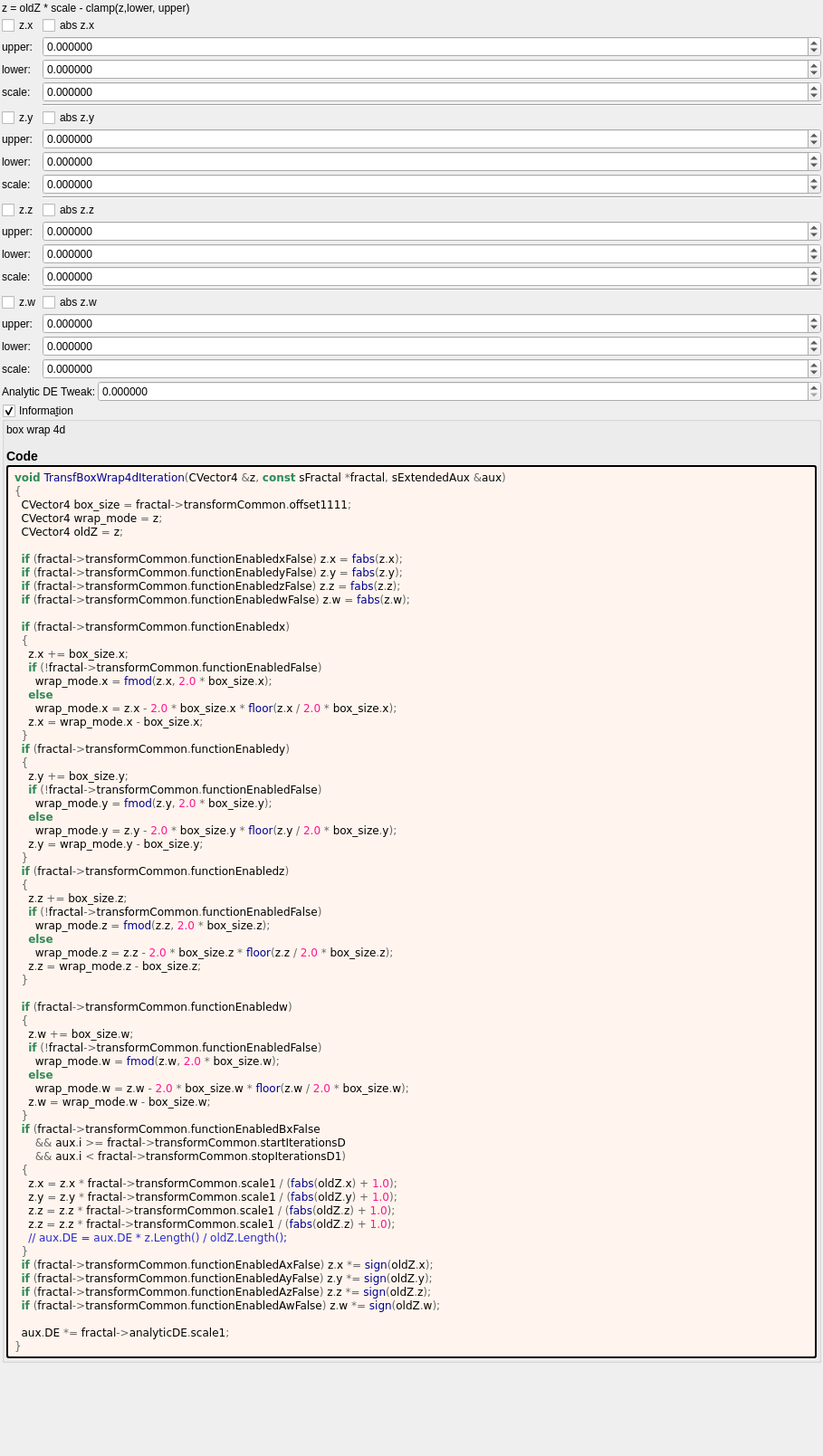
<?xml version="1.0" encoding="UTF-8"?>
<ui version="4.0">
 <class>Form</class>
 <widget class="QWidget" name="Form">
  <property name="geometry">
   <rect>
    <x>0</x>
    <y>0</y>
    <width>909</width>
    <height>1609</height>
   </rect>
  </property>
  <property name="windowTitle">
   <string notr="true">transf_box_wrap4d</string>
  </property>
  <layout class="QVBoxLayout" name="verticalLayout">
   <property name="spacing">
    <number>2</number>
   </property>
   <property name="leftMargin">
    <number>2</number>
   </property>
   <property name="topMargin">
    <number>2</number>
   </property>
   <property name="rightMargin">
    <number>2</number>
   </property>
   <property name="bottomMargin">
    <number>2</number>
   </property>
   <item>
    <widget class="QLabel" name="label_133">
     <property name="text">
      <string>z = oldZ * scale - clamp(z,lower, upper) </string>
     </property>
    </widget>
   </item>
   <item>
    <layout class="QGridLayout" name="gridLayout_81">
     <property name="spacing">
      <number>2</number>
     </property>
    </layout>
   </item>
   <item>
    <layout class="QGridLayout" name="gridLayout" columnstretch="0,0,1">
     <property name="spacing">
      <number>2</number>
     </property>
     <item row="5" column="1">
      <widget class="QLabel" name="label_114">
       <property name="text">
        <string>lower:</string>
       </property>
      </widget>
     </item>
     <item row="13" column="2">
      <widget class="MyCheckBox" name="checkBox_transf_function_enabledz_false">
       <property name="text">
        <string notr="true">abs z.z</string>
       </property>
      </widget>
     </item>
     <item row="12" column="2">
      <widget class="Line" name="line_2">
       <property name="orientation">
        <enum>Qt::Horizontal</enum>
       </property>
      </widget>
     </item>
     <item row="9" column="2">
      <widget class="MyDoubleSpinBox" name="spinbox4_transf_offset_1111_y">
       <property name="sizePolicy">
        <sizepolicy hsizetype="Minimum" vsizetype="Maximum">
         <horstretch>0</horstretch>
         <verstretch>0</verstretch>
        </sizepolicy>
       </property>
       <property name="prefix">
        <string/>
       </property>
       <property name="suffix">
        <string/>
       </property>
       <property name="decimals">
        <number>6</number>
       </property>
       <property name="minimum">
        <double>-99.989999999999995</double>
       </property>
       <property name="maximum">
        <double>99.989999999999995</double>
       </property>
       <property name="singleStep">
        <double>0.100000000000000</double>
       </property>
      </widget>
     </item>
     <item row="4" column="1">
      <widget class="QLabel" name="label_108">
       <property name="text">
        <string>upper:</string>
       </property>
      </widget>
     </item>
     <item row="16" column="1">
      <widget class="QLabel" name="label_119">
       <property name="text">
        <string>scale:</string>
       </property>
      </widget>
     </item>
     <item row="5" column="2">
      <widget class="MyDoubleSpinBox" name="spinbox4_transf_offset_neg_1111_x">
       <property name="sizePolicy">
        <sizepolicy hsizetype="Minimum" vsizetype="Maximum">
         <horstretch>0</horstretch>
         <verstretch>0</verstretch>
        </sizepolicy>
       </property>
       <property name="prefix">
        <string/>
       </property>
       <property name="suffix">
        <string/>
       </property>
       <property name="decimals">
        <number>6</number>
       </property>
       <property name="minimum">
        <double>-99.989999999999995</double>
       </property>
       <property name="maximum">
        <double>99.989999999999995</double>
       </property>
       <property name="singleStep">
        <double>0.100000000000000</double>
       </property>
      </widget>
     </item>
     <item row="6" column="2">
      <widget class="MyDoubleSpinBox" name="spinbox4_transf_scale_0000_x">
       <property name="sizePolicy">
        <sizepolicy hsizetype="Minimum" vsizetype="Maximum">
         <horstretch>0</horstretch>
         <verstretch>0</verstretch>
        </sizepolicy>
       </property>
       <property name="prefix">
        <string/>
       </property>
       <property name="suffix">
        <string/>
       </property>
       <property name="decimals">
        <number>6</number>
       </property>
       <property name="minimum">
        <double>-99.989999999999995</double>
       </property>
       <property name="maximum">
        <double>99.989999999999995</double>
       </property>
       <property name="singleStep">
        <double>0.100000000000000</double>
       </property>
      </widget>
     </item>
     <item row="18" column="2">
      <widget class="MyCheckBox" name="checkBox_transf_function_enabledw_false">
       <property name="text">
        <string notr="true">abs z.w</string>
       </property>
      </widget>
     </item>
     <item row="10" column="1">
      <widget class="QLabel" name="label_111">
       <property name="text">
        <string>lower:</string>
       </property>
      </widget>
     </item>
     <item row="3" column="1">
      <widget class="MyCheckBox" name="checkBox_transf_function_enabledx">
       <property name="text">
        <string notr="true">z.x</string>
       </property>
      </widget>
     </item>
     <item row="15" column="1">
      <widget class="QLabel" name="label_116">
       <property name="text">
        <string>lower:</string>
       </property>
      </widget>
     </item>
     <item row="8" column="1">
      <widget class="MyCheckBox" name="checkBox_transf_function_enabledy">
       <property name="text">
        <string notr="true">z.y</string>
       </property>
      </widget>
     </item>
     <item row="15" column="2">
      <widget class="MyDoubleSpinBox" name="spinbox4_transf_offset_neg_1111_z">
       <property name="sizePolicy">
        <sizepolicy hsizetype="Minimum" vsizetype="Maximum">
         <horstretch>0</horstretch>
         <verstretch>0</verstretch>
        </sizepolicy>
       </property>
       <property name="prefix">
        <string/>
       </property>
       <property name="suffix">
        <string/>
       </property>
       <property name="decimals">
        <number>6</number>
       </property>
       <property name="minimum">
        <double>-99.989999999999995</double>
       </property>
       <property name="maximum">
        <double>99.989999999999995</double>
       </property>
       <property name="singleStep">
        <double>0.100000000000000</double>
       </property>
      </widget>
     </item>
     <item row="18" column="1">
      <widget class="MyCheckBox" name="checkBox_transf_function_enabledw">
       <property name="text">
        <string notr="true">z.w</string>
       </property>
      </widget>
     </item>
     <item row="14" column="1">
      <widget class="QLabel" name="label_118">
       <property name="text">
        <string>upper:</string>
       </property>
      </widget>
     </item>
     <item row="10" column="2">
      <widget class="MyDoubleSpinBox" name="spinbox4_transf_offset_neg_1111_y">
       <property name="sizePolicy">
        <sizepolicy hsizetype="Minimum" vsizetype="Maximum">
         <horstretch>0</horstretch>
         <verstretch>0</verstretch>
        </sizepolicy>
       </property>
       <property name="prefix">
        <string/>
       </property>
       <property name="suffix">
        <string/>
       </property>
       <property name="decimals">
        <number>6</number>
       </property>
       <property name="minimum">
        <double>-99.989999999999995</double>
       </property>
       <property name="maximum">
        <double>99.989999999999995</double>
       </property>
       <property name="singleStep">
        <double>0.100000000000000</double>
       </property>
      </widget>
     </item>
     <item row="3" column="2">
      <widget class="MyCheckBox" name="checkBox_transf_function_enabledx_false">
       <property name="text">
        <string notr="true">abs z.x</string>
       </property>
      </widget>
     </item>
     <item row="4" column="2">
      <widget class="MyDoubleSpinBox" name="spinbox4_transf_offset_1111_x">
       <property name="sizePolicy">
        <sizepolicy hsizetype="Minimum" vsizetype="Maximum">
         <horstretch>0</horstretch>
         <verstretch>0</verstretch>
        </sizepolicy>
       </property>
       <property name="prefix">
        <string/>
       </property>
       <property name="suffix">
        <string/>
       </property>
       <property name="decimals">
        <number>6</number>
       </property>
       <property name="minimum">
        <double>-99.989999999999995</double>
       </property>
       <property name="maximum">
        <double>99.989999999999995</double>
       </property>
       <property name="singleStep">
        <double>0.100000000000000</double>
       </property>
      </widget>
     </item>
     <item row="20" column="2">
      <widget class="MyDoubleSpinBox" name="spinbox4_transf_offset_neg_1111_w">
       <property name="sizePolicy">
        <sizepolicy hsizetype="Minimum" vsizetype="Maximum">
         <horstretch>0</horstretch>
         <verstretch>0</verstretch>
        </sizepolicy>
       </property>
       <property name="prefix">
        <string/>
       </property>
       <property name="suffix">
        <string/>
       </property>
       <property name="decimals">
        <number>6</number>
       </property>
       <property name="minimum">
        <double>-99.989999999999995</double>
       </property>
       <property name="maximum">
        <double>99.989999999999995</double>
       </property>
       <property name="singleStep">
        <double>0.100000000000000</double>
       </property>
      </widget>
     </item>
     <item row="19" column="2">
      <widget class="MyDoubleSpinBox" name="spinbox4_transf_offset_1111_w">
       <property name="sizePolicy">
        <sizepolicy hsizetype="Minimum" vsizetype="Maximum">
         <horstretch>0</horstretch>
         <verstretch>0</verstretch>
        </sizepolicy>
       </property>
       <property name="prefix">
        <string/>
       </property>
       <property name="suffix">
        <string/>
       </property>
       <property name="decimals">
        <number>6</number>
       </property>
       <property name="minimum">
        <double>-99.989999999999995</double>
       </property>
       <property name="maximum">
        <double>99.989999999999995</double>
       </property>
       <property name="singleStep">
        <double>0.100000000000000</double>
       </property>
      </widget>
     </item>
     <item row="7" column="2">
      <widget class="Line" name="line">
       <property name="orientation">
        <enum>Qt::Horizontal</enum>
       </property>
      </widget>
     </item>
     <item row="21" column="2">
      <widget class="MyDoubleSpinBox" name="spinbox4_transf_scale_0000_w">
       <property name="sizePolicy">
        <sizepolicy hsizetype="Minimum" vsizetype="Maximum">
         <horstretch>0</horstretch>
         <verstretch>0</verstretch>
        </sizepolicy>
       </property>
       <property name="prefix">
        <string/>
       </property>
       <property name="suffix">
        <string/>
       </property>
       <property name="decimals">
        <number>6</number>
       </property>
       <property name="minimum">
        <double>-99.989999999999995</double>
       </property>
       <property name="maximum">
        <double>99.989999999999995</double>
       </property>
       <property name="singleStep">
        <double>0.100000000000000</double>
       </property>
      </widget>
     </item>
     <item row="9" column="1">
      <widget class="QLabel" name="label_117">
       <property name="text">
        <string>upper:</string>
       </property>
      </widget>
     </item>
     <item row="13" column="1">
      <widget class="MyCheckBox" name="checkBox_transf_function_enabledz">
       <property name="text">
        <string notr="true">z.z</string>
       </property>
      </widget>
     </item>
     <item row="6" column="1">
      <widget class="QLabel" name="label_115">
       <property name="text">
        <string>scale:</string>
       </property>
      </widget>
     </item>
     <item row="11" column="2">
      <widget class="MyDoubleSpinBox" name="spinbox4_transf_scale_0000_y">
       <property name="sizePolicy">
        <sizepolicy hsizetype="Minimum" vsizetype="Maximum">
         <horstretch>0</horstretch>
         <verstretch>0</verstretch>
        </sizepolicy>
       </property>
       <property name="prefix">
        <string/>
       </property>
       <property name="suffix">
        <string/>
       </property>
       <property name="decimals">
        <number>6</number>
       </property>
       <property name="minimum">
        <double>-99.989999999999995</double>
       </property>
       <property name="maximum">
        <double>99.989999999999995</double>
       </property>
       <property name="singleStep">
        <double>0.100000000000000</double>
       </property>
      </widget>
     </item>
     <item row="20" column="1">
      <widget class="QLabel" name="label_121">
       <property name="text">
        <string>lower:</string>
       </property>
      </widget>
     </item>
     <item row="8" column="2">
      <widget class="MyCheckBox" name="checkBox_transf_function_enabledy_false">
       <property name="text">
        <string notr="true">abs z.y</string>
       </property>
      </widget>
     </item>
     <item row="16" column="2">
      <widget class="MyDoubleSpinBox" name="spinbox4_transf_scale_0000_z">
       <property name="sizePolicy">
        <sizepolicy hsizetype="Minimum" vsizetype="Maximum">
         <horstretch>0</horstretch>
         <verstretch>0</verstretch>
        </sizepolicy>
       </property>
       <property name="prefix">
        <string/>
       </property>
       <property name="suffix">
        <string/>
       </property>
       <property name="decimals">
        <number>6</number>
       </property>
       <property name="minimum">
        <double>-99.989999999999995</double>
       </property>
       <property name="maximum">
        <double>99.989999999999995</double>
       </property>
       <property name="singleStep">
        <double>0.100000000000000</double>
       </property>
      </widget>
     </item>
     <item row="14" column="2">
      <widget class="MyDoubleSpinBox" name="spinbox4_transf_offset_1111_z">
       <property name="sizePolicy">
        <sizepolicy hsizetype="Minimum" vsizetype="Maximum">
         <horstretch>0</horstretch>
         <verstretch>0</verstretch>
        </sizepolicy>
       </property>
       <property name="prefix">
        <string/>
       </property>
       <property name="suffix">
        <string/>
       </property>
       <property name="decimals">
        <number>6</number>
       </property>
       <property name="minimum">
        <double>-99.989999999999995</double>
       </property>
       <property name="maximum">
        <double>99.989999999999995</double>
       </property>
       <property name="singleStep">
        <double>0.100000000000000</double>
       </property>
      </widget>
     </item>
     <item row="11" column="1">
      <widget class="QLabel" name="label_113">
       <property name="text">
        <string>scale:</string>
       </property>
      </widget>
     </item>
     <item row="21" column="1">
      <widget class="QLabel" name="label_124">
       <property name="text">
        <string>scale:</string>
       </property>
      </widget>
     </item>
     <item row="19" column="1">
      <widget class="QLabel" name="label_120">
       <property name="text">
        <string>upper:</string>
       </property>
      </widget>
     </item>
     <item row="17" column="2">
      <widget class="Line" name="line_3">
       <property name="orientation">
        <enum>Qt::Horizontal</enum>
       </property>
      </widget>
     </item>
    </layout>
   </item>
   <item>
    <layout class="QGridLayout" name="gridLayout_75" columnstretch="0,1">
     <property name="spacing">
      <number>2</number>
     </property>
     <item row="2" column="1">
      <widget class="MyDoubleSpinBox" name="spinbox_analyticDE_scale_1">
       <property name="sizePolicy">
        <sizepolicy hsizetype="Minimum" vsizetype="Maximum">
         <horstretch>0</horstretch>
         <verstretch>0</verstretch>
        </sizepolicy>
       </property>
       <property name="prefix">
        <string/>
       </property>
       <property name="suffix">
        <string/>
       </property>
       <property name="decimals">
        <number>6</number>
       </property>
       <property name="minimum">
        <double>0.000000000000000</double>
       </property>
       <property name="maximum">
        <double>99.989999999999995</double>
       </property>
       <property name="singleStep">
        <double>0.100000000000000</double>
       </property>
      </widget>
     </item>
     <item row="2" column="0">
      <widget class="QLabel" name="label_112">
       <property name="text">
        <string>Analytic DE Tweak:</string>
       </property>
      </widget>
     </item>
    </layout>
   </item>
   <item>
    <widget class="MyGroupBox" name="groupCheck_info">
     <property name="title">
      <string>Informa&amp;tion</string>
     </property>
     <property name="flat">
      <bool>false</bool>
     </property>
     <property name="checkable">
      <bool>true</bool>
     </property>
     <layout class="QVBoxLayout" name="verticalLayout_2">
      <property name="spacing">
       <number>2</number>
      </property>
      <property name="leftMargin">
       <number>2</number>
      </property>
      <property name="topMargin">
       <number>2</number>
      </property>
      <property name="rightMargin">
       <number>2</number>
      </property>
      <property name="bottomMargin">
       <number>2</number>
      </property>
      <item>
       <widget class="QLabel" name="label_information_general">
        <property name="text">
         <string notr="true">&lt;p&gt;box wrap 4d&lt;/p&gt;&lt;table&gt;
&lt;/table&gt;
&lt;h3&gt;Code&lt;/h3&gt;</string>
        </property>
        <property name="wordWrap">
         <bool>true</bool>
        </property>
        <property name="openExternalLinks">
         <bool>true</bool>
        </property>
        <property name="textInteractionFlags">
         <set>Qt::LinksAccessibleByMouse|Qt::TextSelectableByMouse</set>
        </property>
       </widget>
      </item>
      <item>
       <widget class="QLabel" name="label_code_content">
        <property name="styleSheet">
         <string notr="true">border-style: outset; border-width: 2px; border-radius: 3px; border-color: black; background-color: #fff5ee; padding: 4px;</string>
        </property>
        <property name="text">
         <string notr="true">&lt;body style=&quot;background-color:#fff5ee&quot;&gt;
&lt;pre style=&quot;color:#000000; background-color:#fff5ee;  font-family:'Courier New',monospace;&quot;&gt;&lt;span style=&quot;color:#2e8b57; font-weight:bold&quot;&gt;void&lt;/span&gt; &lt;span style=&quot;color:#00008f&quot;&gt;TransfBoxWrap4dIteration&lt;/span&gt;&lt;span style=&quot;color:#676767&quot;&gt;(&lt;/span&gt;CVector4 &lt;span style=&quot;color:#676767&quot;&gt;&amp;amp;&lt;/span&gt;z&lt;span style=&quot;color:#676767&quot;&gt;,&lt;/span&gt; &lt;span style=&quot;color:#2e8b57; font-weight:bold&quot;&gt;const&lt;/span&gt; sFractal &lt;span style=&quot;color:#676767&quot;&gt;*&lt;/span&gt;fractal&lt;span style=&quot;color:#676767&quot;&gt;,&lt;/span&gt; sExtendedAux &lt;span style=&quot;color:#676767&quot;&gt;&amp;amp;&lt;/span&gt;aux&lt;span style=&quot;color:#676767&quot;&gt;)&lt;/span&gt;
&lt;span style=&quot;color:#676767&quot;&gt;{&lt;/span&gt;
  CVector4 box_size &lt;span style=&quot;color:#676767&quot;&gt;=&lt;/span&gt; fractal&lt;span style=&quot;color:#676767&quot;&gt;-&amp;gt;&lt;/span&gt;transformCommon&lt;span style=&quot;color:#676767&quot;&gt;.&lt;/span&gt;offset1111&lt;span style=&quot;color:#676767&quot;&gt;;&lt;/span&gt;
  CVector4 wrap_mode &lt;span style=&quot;color:#676767&quot;&gt;=&lt;/span&gt; z&lt;span style=&quot;color:#676767&quot;&gt;;&lt;/span&gt;
  CVector4 oldZ &lt;span style=&quot;color:#676767&quot;&gt;=&lt;/span&gt; z&lt;span style=&quot;color:#676767&quot;&gt;;&lt;/span&gt;

  &lt;span style=&quot;color:#2e8b57; font-weight:bold&quot;&gt;if&lt;/span&gt; &lt;span style=&quot;color:#676767&quot;&gt;(&lt;/span&gt;fractal&lt;span style=&quot;color:#676767&quot;&gt;-&amp;gt;&lt;/span&gt;transformCommon&lt;span style=&quot;color:#676767&quot;&gt;.&lt;/span&gt;functionEnabledxFalse&lt;span style=&quot;color:#676767&quot;&gt;)&lt;/span&gt; z&lt;span style=&quot;color:#676767&quot;&gt;.&lt;/span&gt;x &lt;span style=&quot;color:#676767&quot;&gt;=&lt;/span&gt; &lt;span style=&quot;color:#00008f&quot;&gt;fabs&lt;/span&gt;&lt;span style=&quot;color:#676767&quot;&gt;(&lt;/span&gt;z&lt;span style=&quot;color:#676767&quot;&gt;.&lt;/span&gt;x&lt;span style=&quot;color:#676767&quot;&gt;);&lt;/span&gt;
  &lt;span style=&quot;color:#2e8b57; font-weight:bold&quot;&gt;if&lt;/span&gt; &lt;span style=&quot;color:#676767&quot;&gt;(&lt;/span&gt;fractal&lt;span style=&quot;color:#676767&quot;&gt;-&amp;gt;&lt;/span&gt;transformCommon&lt;span style=&quot;color:#676767&quot;&gt;.&lt;/span&gt;functionEnabledyFalse&lt;span style=&quot;color:#676767&quot;&gt;)&lt;/span&gt; z&lt;span style=&quot;color:#676767&quot;&gt;.&lt;/span&gt;y &lt;span style=&quot;color:#676767&quot;&gt;=&lt;/span&gt; &lt;span style=&quot;color:#00008f&quot;&gt;fabs&lt;/span&gt;&lt;span style=&quot;color:#676767&quot;&gt;(&lt;/span&gt;z&lt;span style=&quot;color:#676767&quot;&gt;.&lt;/span&gt;y&lt;span style=&quot;color:#676767&quot;&gt;);&lt;/span&gt;
  &lt;span style=&quot;color:#2e8b57; font-weight:bold&quot;&gt;if&lt;/span&gt; &lt;span style=&quot;color:#676767&quot;&gt;(&lt;/span&gt;fractal&lt;span style=&quot;color:#676767&quot;&gt;-&amp;gt;&lt;/span&gt;transformCommon&lt;span style=&quot;color:#676767&quot;&gt;.&lt;/span&gt;functionEnabledzFalse&lt;span style=&quot;color:#676767&quot;&gt;)&lt;/span&gt; z&lt;span style=&quot;color:#676767&quot;&gt;.&lt;/span&gt;z &lt;span style=&quot;color:#676767&quot;&gt;=&lt;/span&gt; &lt;span style=&quot;color:#00008f&quot;&gt;fabs&lt;/span&gt;&lt;span style=&quot;color:#676767&quot;&gt;(&lt;/span&gt;z&lt;span style=&quot;color:#676767&quot;&gt;.&lt;/span&gt;z&lt;span style=&quot;color:#676767&quot;&gt;);&lt;/span&gt;
  &lt;span style=&quot;color:#2e8b57; font-weight:bold&quot;&gt;if&lt;/span&gt; &lt;span style=&quot;color:#676767&quot;&gt;(&lt;/span&gt;fractal&lt;span style=&quot;color:#676767&quot;&gt;-&amp;gt;&lt;/span&gt;transformCommon&lt;span style=&quot;color:#676767&quot;&gt;.&lt;/span&gt;functionEnabledwFalse&lt;span style=&quot;color:#676767&quot;&gt;)&lt;/span&gt; z&lt;span style=&quot;color:#676767&quot;&gt;.&lt;/span&gt;w &lt;span style=&quot;color:#676767&quot;&gt;=&lt;/span&gt; &lt;span style=&quot;color:#00008f&quot;&gt;fabs&lt;/span&gt;&lt;span style=&quot;color:#676767&quot;&gt;(&lt;/span&gt;z&lt;span style=&quot;color:#676767&quot;&gt;.&lt;/span&gt;w&lt;span style=&quot;color:#676767&quot;&gt;);&lt;/span&gt;

  &lt;span style=&quot;color:#2e8b57; font-weight:bold&quot;&gt;if&lt;/span&gt; &lt;span style=&quot;color:#676767&quot;&gt;(&lt;/span&gt;fractal&lt;span style=&quot;color:#676767&quot;&gt;-&amp;gt;&lt;/span&gt;transformCommon&lt;span style=&quot;color:#676767&quot;&gt;.&lt;/span&gt;functionEnabledx&lt;span style=&quot;color:#676767&quot;&gt;)&lt;/span&gt;
  &lt;span style=&quot;color:#676767&quot;&gt;{&lt;/span&gt;
    z&lt;span style=&quot;color:#676767&quot;&gt;.&lt;/span&gt;x &lt;span style=&quot;color:#676767&quot;&gt;+=&lt;/span&gt; box_size&lt;span style=&quot;color:#676767&quot;&gt;.&lt;/span&gt;x&lt;span style=&quot;color:#676767&quot;&gt;;&lt;/span&gt;
    &lt;span style=&quot;color:#2e8b57; font-weight:bold&quot;&gt;if&lt;/span&gt; &lt;span style=&quot;color:#676767&quot;&gt;(!&lt;/span&gt;fractal&lt;span style=&quot;color:#676767&quot;&gt;-&amp;gt;&lt;/span&gt;transformCommon&lt;span style=&quot;color:#676767&quot;&gt;.&lt;/span&gt;functionEnabledFalse&lt;span style=&quot;color:#676767&quot;&gt;)&lt;/span&gt;
      wrap_mode&lt;span style=&quot;color:#676767&quot;&gt;.&lt;/span&gt;x &lt;span style=&quot;color:#676767&quot;&gt;=&lt;/span&gt; &lt;span style=&quot;color:#00008f&quot;&gt;fmod&lt;/span&gt;&lt;span style=&quot;color:#676767&quot;&gt;(&lt;/span&gt;z&lt;span style=&quot;color:#676767&quot;&gt;.&lt;/span&gt;x&lt;span style=&quot;color:#676767&quot;&gt;,&lt;/span&gt; &lt;span style=&quot;color:#ff1493&quot;&gt;2.0&lt;/span&gt; &lt;span style=&quot;color:#676767&quot;&gt;*&lt;/span&gt; box_size&lt;span style=&quot;color:#676767&quot;&gt;.&lt;/span&gt;x&lt;span style=&quot;color:#676767&quot;&gt;);&lt;/span&gt;
    &lt;span style=&quot;color:#2e8b57; font-weight:bold&quot;&gt;else&lt;/span&gt;
      wrap_mode&lt;span style=&quot;color:#676767&quot;&gt;.&lt;/span&gt;x &lt;span style=&quot;color:#676767&quot;&gt;=&lt;/span&gt; z&lt;span style=&quot;color:#676767&quot;&gt;.&lt;/span&gt;x &lt;span style=&quot;color:#676767&quot;&gt;-&lt;/span&gt; &lt;span style=&quot;color:#ff1493&quot;&gt;2.0&lt;/span&gt; &lt;span style=&quot;color:#676767&quot;&gt;*&lt;/span&gt; box_size&lt;span style=&quot;color:#676767&quot;&gt;.&lt;/span&gt;x &lt;span style=&quot;color:#676767&quot;&gt;*&lt;/span&gt; &lt;span style=&quot;color:#00008f&quot;&gt;floor&lt;/span&gt;&lt;span style=&quot;color:#676767&quot;&gt;(&lt;/span&gt;z&lt;span style=&quot;color:#676767&quot;&gt;.&lt;/span&gt;x &lt;span style=&quot;color:#676767&quot;&gt;/&lt;/span&gt; &lt;span style=&quot;color:#ff1493&quot;&gt;2.0&lt;/span&gt; &lt;span style=&quot;color:#676767&quot;&gt;*&lt;/span&gt; box_size&lt;span style=&quot;color:#676767&quot;&gt;.&lt;/span&gt;x&lt;span style=&quot;color:#676767&quot;&gt;);&lt;/span&gt;
    z&lt;span style=&quot;color:#676767&quot;&gt;.&lt;/span&gt;x &lt;span style=&quot;color:#676767&quot;&gt;=&lt;/span&gt; wrap_mode&lt;span style=&quot;color:#676767&quot;&gt;.&lt;/span&gt;x &lt;span style=&quot;color:#676767&quot;&gt;-&lt;/span&gt; box_size&lt;span style=&quot;color:#676767&quot;&gt;.&lt;/span&gt;x&lt;span style=&quot;color:#676767&quot;&gt;;&lt;/span&gt;
  &lt;span style=&quot;color:#676767&quot;&gt;}&lt;/span&gt;
  &lt;span style=&quot;color:#2e8b57; font-weight:bold&quot;&gt;if&lt;/span&gt; &lt;span style=&quot;color:#676767&quot;&gt;(&lt;/span&gt;fractal&lt;span style=&quot;color:#676767&quot;&gt;-&amp;gt;&lt;/span&gt;transformCommon&lt;span style=&quot;color:#676767&quot;&gt;.&lt;/span&gt;functionEnabledy&lt;span style=&quot;color:#676767&quot;&gt;)&lt;/span&gt;
  &lt;span style=&quot;color:#676767&quot;&gt;{&lt;/span&gt;
    z&lt;span style=&quot;color:#676767&quot;&gt;.&lt;/span&gt;y &lt;span style=&quot;color:#676767&quot;&gt;+=&lt;/span&gt; box_size&lt;span style=&quot;color:#676767&quot;&gt;.&lt;/span&gt;y&lt;span style=&quot;color:#676767&quot;&gt;;&lt;/span&gt;
    &lt;span style=&quot;color:#2e8b57; font-weight:bold&quot;&gt;if&lt;/span&gt; &lt;span style=&quot;color:#676767&quot;&gt;(!&lt;/span&gt;fractal&lt;span style=&quot;color:#676767&quot;&gt;-&amp;gt;&lt;/span&gt;transformCommon&lt;span style=&quot;color:#676767&quot;&gt;.&lt;/span&gt;functionEnabledFalse&lt;span style=&quot;color:#676767&quot;&gt;)&lt;/span&gt;
      wrap_mode&lt;span style=&quot;color:#676767&quot;&gt;.&lt;/span&gt;y &lt;span style=&quot;color:#676767&quot;&gt;=&lt;/span&gt; &lt;span style=&quot;color:#00008f&quot;&gt;fmod&lt;/span&gt;&lt;span style=&quot;color:#676767&quot;&gt;(&lt;/span&gt;z&lt;span style=&quot;color:#676767&quot;&gt;.&lt;/span&gt;y&lt;span style=&quot;color:#676767&quot;&gt;,&lt;/span&gt; &lt;span style=&quot;color:#ff1493&quot;&gt;2.0&lt;/span&gt; &lt;span style=&quot;color:#676767&quot;&gt;*&lt;/span&gt; box_size&lt;span style=&quot;color:#676767&quot;&gt;.&lt;/span&gt;y&lt;span style=&quot;color:#676767&quot;&gt;);&lt;/span&gt;
    &lt;span style=&quot;color:#2e8b57; font-weight:bold&quot;&gt;else&lt;/span&gt;
      wrap_mode&lt;span style=&quot;color:#676767&quot;&gt;.&lt;/span&gt;y &lt;span style=&quot;color:#676767&quot;&gt;=&lt;/span&gt; z&lt;span style=&quot;color:#676767&quot;&gt;.&lt;/span&gt;y &lt;span style=&quot;color:#676767&quot;&gt;-&lt;/span&gt; &lt;span style=&quot;color:#ff1493&quot;&gt;2.0&lt;/span&gt; &lt;span style=&quot;color:#676767&quot;&gt;*&lt;/span&gt; box_size&lt;span style=&quot;color:#676767&quot;&gt;.&lt;/span&gt;y &lt;span style=&quot;color:#676767&quot;&gt;*&lt;/span&gt; &lt;span style=&quot;color:#00008f&quot;&gt;floor&lt;/span&gt;&lt;span style=&quot;color:#676767&quot;&gt;(&lt;/span&gt;z&lt;span style=&quot;color:#676767&quot;&gt;.&lt;/span&gt;y &lt;span style=&quot;color:#676767&quot;&gt;/&lt;/span&gt; &lt;span style=&quot;color:#ff1493&quot;&gt;2.0&lt;/span&gt; &lt;span style=&quot;color:#676767&quot;&gt;*&lt;/span&gt; box_size&lt;span style=&quot;color:#676767&quot;&gt;.&lt;/span&gt;y&lt;span style=&quot;color:#676767&quot;&gt;);&lt;/span&gt;
    z&lt;span style=&quot;color:#676767&quot;&gt;.&lt;/span&gt;y &lt;span style=&quot;color:#676767&quot;&gt;=&lt;/span&gt; wrap_mode&lt;span style=&quot;color:#676767&quot;&gt;.&lt;/span&gt;y &lt;span style=&quot;color:#676767&quot;&gt;-&lt;/span&gt; box_size&lt;span style=&quot;color:#676767&quot;&gt;.&lt;/span&gt;y&lt;span style=&quot;color:#676767&quot;&gt;;&lt;/span&gt;
  &lt;span style=&quot;color:#676767&quot;&gt;}&lt;/span&gt;
  &lt;span style=&quot;color:#2e8b57; font-weight:bold&quot;&gt;if&lt;/span&gt; &lt;span style=&quot;color:#676767&quot;&gt;(&lt;/span&gt;fractal&lt;span style=&quot;color:#676767&quot;&gt;-&amp;gt;&lt;/span&gt;transformCommon&lt;span style=&quot;color:#676767&quot;&gt;.&lt;/span&gt;functionEnabledz&lt;span style=&quot;color:#676767&quot;&gt;)&lt;/span&gt;
  &lt;span style=&quot;color:#676767&quot;&gt;{&lt;/span&gt;
    z&lt;span style=&quot;color:#676767&quot;&gt;.&lt;/span&gt;z &lt;span style=&quot;color:#676767&quot;&gt;+=&lt;/span&gt; box_size&lt;span style=&quot;color:#676767&quot;&gt;.&lt;/span&gt;z&lt;span style=&quot;color:#676767&quot;&gt;;&lt;/span&gt;
    &lt;span style=&quot;color:#2e8b57; font-weight:bold&quot;&gt;if&lt;/span&gt; &lt;span style=&quot;color:#676767&quot;&gt;(!&lt;/span&gt;fractal&lt;span style=&quot;color:#676767&quot;&gt;-&amp;gt;&lt;/span&gt;transformCommon&lt;span style=&quot;color:#676767&quot;&gt;.&lt;/span&gt;functionEnabledFalse&lt;span style=&quot;color:#676767&quot;&gt;)&lt;/span&gt;
      wrap_mode&lt;span style=&quot;color:#676767&quot;&gt;.&lt;/span&gt;z &lt;span style=&quot;color:#676767&quot;&gt;=&lt;/span&gt; &lt;span style=&quot;color:#00008f&quot;&gt;fmod&lt;/span&gt;&lt;span style=&quot;color:#676767&quot;&gt;(&lt;/span&gt;z&lt;span style=&quot;color:#676767&quot;&gt;.&lt;/span&gt;z&lt;span style=&quot;color:#676767&quot;&gt;,&lt;/span&gt; &lt;span style=&quot;color:#ff1493&quot;&gt;2.0&lt;/span&gt; &lt;span style=&quot;color:#676767&quot;&gt;*&lt;/span&gt; box_size&lt;span style=&quot;color:#676767&quot;&gt;.&lt;/span&gt;z&lt;span style=&quot;color:#676767&quot;&gt;);&lt;/span&gt;
    &lt;span style=&quot;color:#2e8b57; font-weight:bold&quot;&gt;else&lt;/span&gt;
      wrap_mode&lt;span style=&quot;color:#676767&quot;&gt;.&lt;/span&gt;z &lt;span style=&quot;color:#676767&quot;&gt;=&lt;/span&gt; z&lt;span style=&quot;color:#676767&quot;&gt;.&lt;/span&gt;z &lt;span style=&quot;color:#676767&quot;&gt;-&lt;/span&gt; &lt;span style=&quot;color:#ff1493&quot;&gt;2.0&lt;/span&gt; &lt;span style=&quot;color:#676767&quot;&gt;*&lt;/span&gt; box_size&lt;span style=&quot;color:#676767&quot;&gt;.&lt;/span&gt;z &lt;span style=&quot;color:#676767&quot;&gt;*&lt;/span&gt; &lt;span style=&quot;color:#00008f&quot;&gt;floor&lt;/span&gt;&lt;span style=&quot;color:#676767&quot;&gt;(&lt;/span&gt;z&lt;span style=&quot;color:#676767&quot;&gt;.&lt;/span&gt;z &lt;span style=&quot;color:#676767&quot;&gt;/&lt;/span&gt; &lt;span style=&quot;color:#ff1493&quot;&gt;2.0&lt;/span&gt; &lt;span style=&quot;color:#676767&quot;&gt;*&lt;/span&gt; box_size&lt;span style=&quot;color:#676767&quot;&gt;.&lt;/span&gt;z&lt;span style=&quot;color:#676767&quot;&gt;);&lt;/span&gt;
    z&lt;span style=&quot;color:#676767&quot;&gt;.&lt;/span&gt;z &lt;span style=&quot;color:#676767&quot;&gt;=&lt;/span&gt; wrap_mode&lt;span style=&quot;color:#676767&quot;&gt;.&lt;/span&gt;z &lt;span style=&quot;color:#676767&quot;&gt;-&lt;/span&gt; box_size&lt;span style=&quot;color:#676767&quot;&gt;.&lt;/span&gt;z&lt;span style=&quot;color:#676767&quot;&gt;;&lt;/span&gt;
  &lt;span style=&quot;color:#676767&quot;&gt;}&lt;/span&gt;

  &lt;span style=&quot;color:#2e8b57; font-weight:bold&quot;&gt;if&lt;/span&gt; &lt;span style=&quot;color:#676767&quot;&gt;(&lt;/span&gt;fractal&lt;span style=&quot;color:#676767&quot;&gt;-&amp;gt;&lt;/span&gt;transformCommon&lt;span style=&quot;color:#676767&quot;&gt;.&lt;/span&gt;functionEnabledw&lt;span style=&quot;color:#676767&quot;&gt;)&lt;/span&gt;
  &lt;span style=&quot;color:#676767&quot;&gt;{&lt;/span&gt;
    z&lt;span style=&quot;color:#676767&quot;&gt;.&lt;/span&gt;w &lt;span style=&quot;color:#676767&quot;&gt;+=&lt;/span&gt; box_size&lt;span style=&quot;color:#676767&quot;&gt;.&lt;/span&gt;w&lt;span style=&quot;color:#676767&quot;&gt;;&lt;/span&gt;
    &lt;span style=&quot;color:#2e8b57; font-weight:bold&quot;&gt;if&lt;/span&gt; &lt;span style=&quot;color:#676767&quot;&gt;(!&lt;/span&gt;fractal&lt;span style=&quot;color:#676767&quot;&gt;-&amp;gt;&lt;/span&gt;transformCommon&lt;span style=&quot;color:#676767&quot;&gt;.&lt;/span&gt;functionEnabledFalse&lt;span style=&quot;color:#676767&quot;&gt;)&lt;/span&gt;
      wrap_mode&lt;span style=&quot;color:#676767&quot;&gt;.&lt;/span&gt;w &lt;span style=&quot;color:#676767&quot;&gt;=&lt;/span&gt; &lt;span style=&quot;color:#00008f&quot;&gt;fmod&lt;/span&gt;&lt;span style=&quot;color:#676767&quot;&gt;(&lt;/span&gt;z&lt;span style=&quot;color:#676767&quot;&gt;.&lt;/span&gt;w&lt;span style=&quot;color:#676767&quot;&gt;,&lt;/span&gt; &lt;span style=&quot;color:#ff1493&quot;&gt;2.0&lt;/span&gt; &lt;span style=&quot;color:#676767&quot;&gt;*&lt;/span&gt; box_size&lt;span style=&quot;color:#676767&quot;&gt;.&lt;/span&gt;w&lt;span style=&quot;color:#676767&quot;&gt;);&lt;/span&gt;
    &lt;span style=&quot;color:#2e8b57; font-weight:bold&quot;&gt;else&lt;/span&gt;
      wrap_mode&lt;span style=&quot;color:#676767&quot;&gt;.&lt;/span&gt;w &lt;span style=&quot;color:#676767&quot;&gt;=&lt;/span&gt; z&lt;span style=&quot;color:#676767&quot;&gt;.&lt;/span&gt;w &lt;span style=&quot;color:#676767&quot;&gt;-&lt;/span&gt; &lt;span style=&quot;color:#ff1493&quot;&gt;2.0&lt;/span&gt; &lt;span style=&quot;color:#676767&quot;&gt;*&lt;/span&gt; box_size&lt;span style=&quot;color:#676767&quot;&gt;.&lt;/span&gt;w &lt;span style=&quot;color:#676767&quot;&gt;*&lt;/span&gt; &lt;span style=&quot;color:#00008f&quot;&gt;floor&lt;/span&gt;&lt;span style=&quot;color:#676767&quot;&gt;(&lt;/span&gt;z&lt;span style=&quot;color:#676767&quot;&gt;.&lt;/span&gt;w &lt;span style=&quot;color:#676767&quot;&gt;/&lt;/span&gt; &lt;span style=&quot;color:#ff1493&quot;&gt;2.0&lt;/span&gt; &lt;span style=&quot;color:#676767&quot;&gt;*&lt;/span&gt; box_size&lt;span style=&quot;color:#676767&quot;&gt;.&lt;/span&gt;w&lt;span style=&quot;color:#676767&quot;&gt;);&lt;/span&gt;
    z&lt;span style=&quot;color:#676767&quot;&gt;.&lt;/span&gt;w &lt;span style=&quot;color:#676767&quot;&gt;=&lt;/span&gt; wrap_mode&lt;span style=&quot;color:#676767&quot;&gt;.&lt;/span&gt;w &lt;span style=&quot;color:#676767&quot;&gt;-&lt;/span&gt; box_size&lt;span style=&quot;color:#676767&quot;&gt;.&lt;/span&gt;w&lt;span style=&quot;color:#676767&quot;&gt;;&lt;/span&gt;
  &lt;span style=&quot;color:#676767&quot;&gt;}&lt;/span&gt;
  &lt;span style=&quot;color:#2e8b57; font-weight:bold&quot;&gt;if&lt;/span&gt; &lt;span style=&quot;color:#676767&quot;&gt;(&lt;/span&gt;fractal&lt;span style=&quot;color:#676767&quot;&gt;-&amp;gt;&lt;/span&gt;transformCommon&lt;span style=&quot;color:#676767&quot;&gt;.&lt;/span&gt;functionEnabledBxFalse
      &lt;span style=&quot;color:#676767&quot;&gt;&amp;amp;&amp;amp;&lt;/span&gt; aux&lt;span style=&quot;color:#676767&quot;&gt;.&lt;/span&gt;i &lt;span style=&quot;color:#676767&quot;&gt;&amp;gt;=&lt;/span&gt; fractal&lt;span style=&quot;color:#676767&quot;&gt;-&amp;gt;&lt;/span&gt;transformCommon&lt;span style=&quot;color:#676767&quot;&gt;.&lt;/span&gt;startIterationsD
      &lt;span style=&quot;color:#676767&quot;&gt;&amp;amp;&amp;amp;&lt;/span&gt; aux&lt;span style=&quot;color:#676767&quot;&gt;.&lt;/span&gt;i &lt;span style=&quot;color:#676767&quot;&gt;&amp;lt;&lt;/span&gt; fractal&lt;span style=&quot;color:#676767&quot;&gt;-&amp;gt;&lt;/span&gt;transformCommon&lt;span style=&quot;color:#676767&quot;&gt;.&lt;/span&gt;stopIterationsD1&lt;span style=&quot;color:#676767&quot;&gt;)&lt;/span&gt;
  &lt;span style=&quot;color:#676767&quot;&gt;{&lt;/span&gt;
    z&lt;span style=&quot;color:#676767&quot;&gt;.&lt;/span&gt;x &lt;span style=&quot;color:#676767&quot;&gt;=&lt;/span&gt; z&lt;span style=&quot;color:#676767&quot;&gt;.&lt;/span&gt;x &lt;span style=&quot;color:#676767&quot;&gt;*&lt;/span&gt; fractal&lt;span style=&quot;color:#676767&quot;&gt;-&amp;gt;&lt;/span&gt;transformCommon&lt;span style=&quot;color:#676767&quot;&gt;.&lt;/span&gt;scale1 &lt;span style=&quot;color:#676767&quot;&gt;/ (&lt;/span&gt;&lt;span style=&quot;color:#00008f&quot;&gt;fabs&lt;/span&gt;&lt;span style=&quot;color:#676767&quot;&gt;(&lt;/span&gt;oldZ&lt;span style=&quot;color:#676767&quot;&gt;.&lt;/span&gt;x&lt;span style=&quot;color:#676767&quot;&gt;) +&lt;/span&gt; &lt;span style=&quot;color:#ff1493&quot;&gt;1.0&lt;/span&gt;&lt;span style=&quot;color:#676767&quot;&gt;);&lt;/span&gt;
    z&lt;span style=&quot;color:#676767&quot;&gt;.&lt;/span&gt;y &lt;span style=&quot;color:#676767&quot;&gt;=&lt;/span&gt; z&lt;span style=&quot;color:#676767&quot;&gt;.&lt;/span&gt;y &lt;span style=&quot;color:#676767&quot;&gt;*&lt;/span&gt; fractal&lt;span style=&quot;color:#676767&quot;&gt;-&amp;gt;&lt;/span&gt;transformCommon&lt;span style=&quot;color:#676767&quot;&gt;.&lt;/span&gt;scale1 &lt;span style=&quot;color:#676767&quot;&gt;/ (&lt;/span&gt;&lt;span style=&quot;color:#00008f&quot;&gt;fabs&lt;/span&gt;&lt;span style=&quot;color:#676767&quot;&gt;(&lt;/span&gt;oldZ&lt;span style=&quot;color:#676767&quot;&gt;.&lt;/span&gt;y&lt;span style=&quot;color:#676767&quot;&gt;) +&lt;/span&gt; &lt;span style=&quot;color:#ff1493&quot;&gt;1.0&lt;/span&gt;&lt;span style=&quot;color:#676767&quot;&gt;);&lt;/span&gt;
    z&lt;span style=&quot;color:#676767&quot;&gt;.&lt;/span&gt;z &lt;span style=&quot;color:#676767&quot;&gt;=&lt;/span&gt; z&lt;span style=&quot;color:#676767&quot;&gt;.&lt;/span&gt;z &lt;span style=&quot;color:#676767&quot;&gt;*&lt;/span&gt; fractal&lt;span style=&quot;color:#676767&quot;&gt;-&amp;gt;&lt;/span&gt;transformCommon&lt;span style=&quot;color:#676767&quot;&gt;.&lt;/span&gt;scale1 &lt;span style=&quot;color:#676767&quot;&gt;/ (&lt;/span&gt;&lt;span style=&quot;color:#00008f&quot;&gt;fabs&lt;/span&gt;&lt;span style=&quot;color:#676767&quot;&gt;(&lt;/span&gt;oldZ&lt;span style=&quot;color:#676767&quot;&gt;.&lt;/span&gt;z&lt;span style=&quot;color:#676767&quot;&gt;) +&lt;/span&gt; &lt;span style=&quot;color:#ff1493&quot;&gt;1.0&lt;/span&gt;&lt;span style=&quot;color:#676767&quot;&gt;);&lt;/span&gt;
    z&lt;span style=&quot;color:#676767&quot;&gt;.&lt;/span&gt;z &lt;span style=&quot;color:#676767&quot;&gt;=&lt;/span&gt; z&lt;span style=&quot;color:#676767&quot;&gt;.&lt;/span&gt;z &lt;span style=&quot;color:#676767&quot;&gt;*&lt;/span&gt; fractal&lt;span style=&quot;color:#676767&quot;&gt;-&amp;gt;&lt;/span&gt;transformCommon&lt;span style=&quot;color:#676767&quot;&gt;.&lt;/span&gt;scale1 &lt;span style=&quot;color:#676767&quot;&gt;/ (&lt;/span&gt;&lt;span style=&quot;color:#00008f&quot;&gt;fabs&lt;/span&gt;&lt;span style=&quot;color:#676767&quot;&gt;(&lt;/span&gt;oldZ&lt;span style=&quot;color:#676767&quot;&gt;.&lt;/span&gt;z&lt;span style=&quot;color:#676767&quot;&gt;) +&lt;/span&gt; &lt;span style=&quot;color:#ff1493&quot;&gt;1.0&lt;/span&gt;&lt;span style=&quot;color:#676767&quot;&gt;);&lt;/span&gt;
    &lt;span style=&quot;color:#2929cc&quot;&gt;// aux.DE = aux.DE * z.Length() / oldZ.Length();&lt;/span&gt;
  &lt;span style=&quot;color:#676767&quot;&gt;}&lt;/span&gt;
  &lt;span style=&quot;color:#2e8b57; font-weight:bold&quot;&gt;if&lt;/span&gt; &lt;span style=&quot;color:#676767&quot;&gt;(&lt;/span&gt;fractal&lt;span style=&quot;color:#676767&quot;&gt;-&amp;gt;&lt;/span&gt;transformCommon&lt;span style=&quot;color:#676767&quot;&gt;.&lt;/span&gt;functionEnabledAxFalse&lt;span style=&quot;color:#676767&quot;&gt;)&lt;/span&gt; z&lt;span style=&quot;color:#676767&quot;&gt;.&lt;/span&gt;x &lt;span style=&quot;color:#676767&quot;&gt;*=&lt;/span&gt; &lt;span style=&quot;color:#00008f&quot;&gt;sign&lt;/span&gt;&lt;span style=&quot;color:#676767&quot;&gt;(&lt;/span&gt;oldZ&lt;span style=&quot;color:#676767&quot;&gt;.&lt;/span&gt;x&lt;span style=&quot;color:#676767&quot;&gt;);&lt;/span&gt;
  &lt;span style=&quot;color:#2e8b57; font-weight:bold&quot;&gt;if&lt;/span&gt; &lt;span style=&quot;color:#676767&quot;&gt;(&lt;/span&gt;fractal&lt;span style=&quot;color:#676767&quot;&gt;-&amp;gt;&lt;/span&gt;transformCommon&lt;span style=&quot;color:#676767&quot;&gt;.&lt;/span&gt;functionEnabledAyFalse&lt;span style=&quot;color:#676767&quot;&gt;)&lt;/span&gt; z&lt;span style=&quot;color:#676767&quot;&gt;.&lt;/span&gt;y &lt;span style=&quot;color:#676767&quot;&gt;*=&lt;/span&gt; &lt;span style=&quot;color:#00008f&quot;&gt;sign&lt;/span&gt;&lt;span style=&quot;color:#676767&quot;&gt;(&lt;/span&gt;oldZ&lt;span style=&quot;color:#676767&quot;&gt;.&lt;/span&gt;y&lt;span style=&quot;color:#676767&quot;&gt;);&lt;/span&gt;
  &lt;span style=&quot;color:#2e8b57; font-weight:bold&quot;&gt;if&lt;/span&gt; &lt;span style=&quot;color:#676767&quot;&gt;(&lt;/span&gt;fractal&lt;span style=&quot;color:#676767&quot;&gt;-&amp;gt;&lt;/span&gt;transformCommon&lt;span style=&quot;color:#676767&quot;&gt;.&lt;/span&gt;functionEnabledAzFalse&lt;span style=&quot;color:#676767&quot;&gt;)&lt;/span&gt; z&lt;span style=&quot;color:#676767&quot;&gt;.&lt;/span&gt;z &lt;span style=&quot;color:#676767&quot;&gt;*=&lt;/span&gt; &lt;span style=&quot;color:#00008f&quot;&gt;sign&lt;/span&gt;&lt;span style=&quot;color:#676767&quot;&gt;(&lt;/span&gt;oldZ&lt;span style=&quot;color:#676767&quot;&gt;.&lt;/span&gt;z&lt;span style=&quot;color:#676767&quot;&gt;);&lt;/span&gt;
  &lt;span style=&quot;color:#2e8b57; font-weight:bold&quot;&gt;if&lt;/span&gt; &lt;span style=&quot;color:#676767&quot;&gt;(&lt;/span&gt;fractal&lt;span style=&quot;color:#676767&quot;&gt;-&amp;gt;&lt;/span&gt;transformCommon&lt;span style=&quot;color:#676767&quot;&gt;.&lt;/span&gt;functionEnabledAwFalse&lt;span style=&quot;color:#676767&quot;&gt;)&lt;/span&gt; z&lt;span style=&quot;color:#676767&quot;&gt;.&lt;/span&gt;w &lt;span style=&quot;color:#676767&quot;&gt;*=&lt;/span&gt; &lt;span style=&quot;color:#00008f&quot;&gt;sign&lt;/span&gt;&lt;span style=&quot;color:#676767&quot;&gt;(&lt;/span&gt;oldZ&lt;span style=&quot;color:#676767&quot;&gt;.&lt;/span&gt;w&lt;span style=&quot;color:#676767&quot;&gt;);&lt;/span&gt;

  aux&lt;span style=&quot;color:#676767&quot;&gt;.&lt;/span&gt;DE &lt;span style=&quot;color:#676767&quot;&gt;*=&lt;/span&gt; fractal&lt;span style=&quot;color:#676767&quot;&gt;-&amp;gt;&lt;/span&gt;analyticDE&lt;span style=&quot;color:#676767&quot;&gt;.&lt;/span&gt;scale1&lt;span style=&quot;color:#676767&quot;&gt;;&lt;/span&gt;
&lt;span style=&quot;color:#676767&quot;&gt;}&lt;/span&gt;
&lt;/pre&gt;
&lt;/body&gt;</string>
        </property>
        <property name="wordWrap">
         <bool>true</bool>
        </property>
        <property name="openExternalLinks">
         <bool>true</bool>
        </property>
        <property name="textInteractionFlags">
         <set>Qt::LinksAccessibleByMouse|Qt::TextSelectableByMouse</set>
        </property>
       </widget>
      </item>
     </layout>
    </widget>
   </item>
   <item>
    <spacer name="verticalSpacer">
     <property name="orientation">
      <enum>Qt::Vertical</enum>
     </property>
     <property name="sizeHint" stdset="0">
      <size>
       <width>20</width>
       <height>40</height>
      </size>
     </property>
    </spacer>
   </item>
  </layout>
 </widget>
 <customwidgets>
  <customwidget>
   <class>MyDoubleSpinBox</class>
   <extends>QDoubleSpinBox</extends>
   <header>my_double_spin_box.h</header>
  </customwidget>
  <customwidget>
   <class>MyGroupBox</class>
   <extends>QGroupBox</extends>
   <header>my_group_box.h</header>
   <container>1</container>
  </customwidget>
  <customwidget>
   <class>MyCheckBox</class>
   <extends>QCheckBox</extends>
   <header>my_check_box.h</header>
  </customwidget>
 </customwidgets>
 <tabstops>
  <tabstop>spinbox4_transf_offset_1111_x</tabstop>
  <tabstop>spinbox4_transf_offset_1111_y</tabstop>
  <tabstop>groupCheck_info</tabstop>
 </tabstops>
 <resources/>
 <connections>
  <connection>
   <sender>checkBox_transf_function_enabledx</sender>
   <signal>toggled(bool)</signal>
   <receiver>spinbox4_transf_offset_1111_x</receiver>
   <slot>setEnabled(bool)</slot>
   <hints>
    <hint type="sourcelabel">
     <x>268</x>
     <y>69</y>
    </hint>
    <hint type="destinationlabel">
     <x>905</x>
     <y>124</y>
    </hint>
   </hints>
  </connection>
  <connection>
   <sender>checkBox_transf_function_enabledy</sender>
   <signal>toggled(bool)</signal>
   <receiver>spinbox4_transf_offset_1111_y</receiver>
   <slot>setEnabled(bool)</slot>
   <hints>
    <hint type="sourcelabel">
     <x>444</x>
     <y>69</y>
    </hint>
    <hint type="destinationlabel">
     <x>905</x>
     <y>152</y>
    </hint>
   </hints>
  </connection>
  <connection>
   <sender>checkBox_transf_function_enabledz</sender>
   <signal>toggled(bool)</signal>
   <receiver>spinbox4_transf_offset_1111_z</receiver>
   <slot>setEnabled(bool)</slot>
   <hints>
    <hint type="sourcelabel">
     <x>630</x>
     <y>69</y>
    </hint>
    <hint type="destinationlabel">
     <x>905</x>
     <y>180</y>
    </hint>
   </hints>
  </connection>
  <connection>
   <sender>checkBox_transf_function_enabledw</sender>
   <signal>toggled(bool)</signal>
   <receiver>spinbox4_transf_offset_1111_w</receiver>
   <slot>setEnabled(bool)</slot>
   <hints>
    <hint type="sourcelabel">
     <x>809</x>
     <y>69</y>
    </hint>
    <hint type="destinationlabel">
     <x>905</x>
     <y>208</y>
    </hint>
   </hints>
  </connection>
  <connection>
   <sender>checkBox_transf_function_enabledx</sender>
   <signal>toggled(bool)</signal>
   <receiver>checkBox_transf_function_enabledx_false</receiver>
   <slot>setEnabled(bool)</slot>
   <hints>
    <hint type="sourcelabel">
     <x>235</x>
     <y>63</y>
    </hint>
    <hint type="destinationlabel">
     <x>241</x>
     <y>85</y>
    </hint>
   </hints>
  </connection>
  <connection>
   <sender>checkBox_transf_function_enabledy</sender>
   <signal>toggled(bool)</signal>
   <receiver>checkBox_transf_function_enabledy_false</receiver>
   <slot>setEnabled(bool)</slot>
   <hints>
    <hint type="sourcelabel">
     <x>412</x>
     <y>64</y>
    </hint>
    <hint type="destinationlabel">
     <x>412</x>
     <y>88</y>
    </hint>
   </hints>
  </connection>
  <connection>
   <sender>checkBox_transf_function_enabledz</sender>
   <signal>toggled(bool)</signal>
   <receiver>checkBox_transf_function_enabledz_false</receiver>
   <slot>setEnabled(bool)</slot>
   <hints>
    <hint type="sourcelabel">
     <x>604</x>
     <y>61</y>
    </hint>
    <hint type="destinationlabel">
     <x>609</x>
     <y>86</y>
    </hint>
   </hints>
  </connection>
  <connection>
   <sender>checkBox_transf_function_enabledw</sender>
   <signal>toggled(bool)</signal>
   <receiver>checkBox_transf_function_enabledw_false</receiver>
   <slot>setEnabled(bool)</slot>
   <hints>
    <hint type="sourcelabel">
     <x>795</x>
     <y>62</y>
    </hint>
    <hint type="destinationlabel">
     <x>796</x>
     <y>84</y>
    </hint>
   </hints>
  </connection>
 </connections>
</ui>
